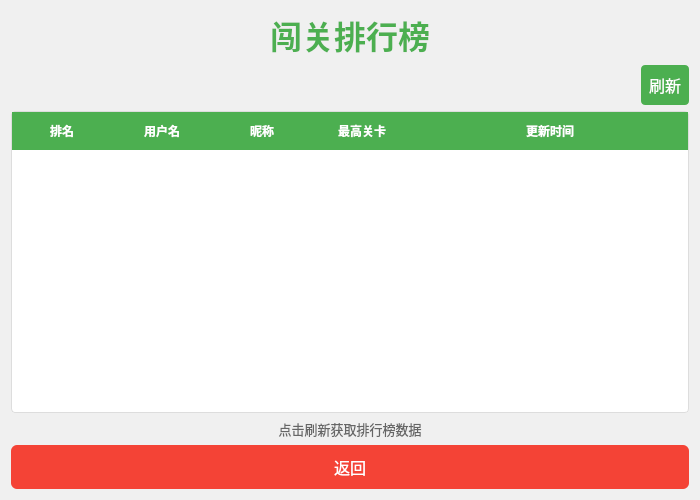
<?xml version="1.0" encoding="UTF-8"?>
<ui version="4.0">
 <class>LevelRankingDialog</class>
 <widget class="QDialog" name="LevelRankingDialog">
  <property name="geometry">
   <rect>
    <x>0</x>
    <y>0</y>
    <width>700</width>
    <height>500</height>
   </rect>
  </property>
  <property name="windowTitle">
   <string>闯关排行榜</string>
  </property>
  <property name="styleSheet">
   <string notr="true">background-color: #f0f0f0;</string>
  </property>
  <layout class="QVBoxLayout" name="verticalLayout">
   <item>
    <widget class="QLabel" name="labelTitle">
     <property name="font">
      <font>
       <family>Arial Unicode MS</family>
       <pointsize>24</pointsize>
       <bold>true</bold>
      </font>
     </property>
     <property name="styleSheet">
      <string notr="true">color: #4CAF50;</string>
     </property>
     <property name="text">
      <string>闯关排行榜</string>
     </property>
     <property name="alignment">
      <set>Qt::AlignCenter</set>
     </property>
    </widget>
   </item>
   <item>
    <layout class="QHBoxLayout" name="horizontalLayoutControls">
     <item>
      <spacer name="horizontalSpacer">
       <property name="orientation">
        <enum>Qt::Horizontal</enum>
       </property>
       <property name="sizeHint" stdset="0">
        <size>
         <width>40</width>
         <height>20</height>
        </size>
       </property>
      </spacer>
     </item>
     <item>
      <widget class="QPushButton" name="btnRefresh">
       <property name="font">
        <font>
         <family>Arial</family>
         <pointsize>12</pointsize>
        </font>
       </property>
       <property name="cursor">
        <cursorShape>PointingHandCursor</cursorShape>
       </property>
       <property name="styleSheet">
        <string notr="true">QPushButton {
    background-color: #4CAF50;
    color: white;
    border: none;
    padding: 8px;
    border-radius: 4px;
}
QPushButton:hover {
    background-color: #45a049;
}</string>
       </property>
       <property name="text">
        <string>刷新</string>
       </property>
       <property name="icon">
        <iconset>
         <normaloff>:/img/refresh.png</normaloff>:/img/refresh.png</iconset>
       </property>
      </widget>
     </item>
    </layout>
   </item>
   <item>
    <widget class="QTableWidget" name="tableWidget">
     <property name="font">
      <font>
       <family>Arial</family>
       <pointsize>11</pointsize>
      </font>
     </property>
     <property name="styleSheet">
      <string notr="true">QTableWidget {
    background-color: white;
    border: 1px solid #ddd;
    border-radius: 4px;
    gridline-color: #f0f0f0;
}

QTableWidget::item {
    padding: 5px;
    border-bottom: 1px solid #f0f0f0;
}

QTableWidget::item:selected {
    background-color: #e8f5e8;
}

QHeaderView::section {
    background-color: #4CAF50;
    color: white;
    padding: 8px;
    border: none;
    font-weight: bold;
}

QTableWidget::item {
    border-bottom: 1px solid #f0f0f0;
}

QTableWidget::item:nth-child(odd) {
    background-color: #f9f9f9;
}</string>
     </property>
     <property name="alternatingRowColors">
      <bool>true</bool>
     </property>
     <property name="selectionMode">
      <enum>QAbstractItemView::SingleSelection</enum>
     </property>
     <property name="selectionBehavior">
      <enum>QAbstractItemView::SelectRows</enum>
     </property>
     <property name="wordWrap">
      <bool>false</bool>
     </property>
     <attribute name="horizontalHeaderMinimumSectionSize">
      <number>80</number>
     </attribute>
     <attribute name="horizontalHeaderStretchLastSection">
      <bool>true</bool>
     </attribute>
     <attribute name="verticalHeaderVisible">
      <bool>false</bool>
     </attribute>
     <column>
      <property name="text">
       <string>排名</string>
      </property>
     </column>
     <column>
      <property name="text">
       <string>用户名</string>
      </property>
     </column>
     <column>
      <property name="text">
       <string>昵称</string>
      </property>
     </column>
     <column>
      <property name="text">
       <string>最高关卡</string>
      </property>
     </column>
     <column>
      <property name="text">
       <string>更新时间</string>
      </property>
     </column>
    </widget>
   </item>
   <item>
    <widget class="QLabel" name="labelStatus">
     <property name="font">
      <font>
       <family>Arial</family>
       <pointsize>10</pointsize>
      </font>
     </property>
     <property name="styleSheet">
      <string notr="true">color: #666666;</string>
     </property>
     <property name="text">
      <string>点击刷新获取排行榜数据</string>
     </property>
     <property name="alignment">
      <set>Qt::AlignCenter</set>
     </property>
    </widget>
   </item>
   <item>
    <widget class="QPushButton" name="btnBack">
     <property name="font">
      <font>
       <family>Arial Unicode MS</family>
       <pointsize>16</pointsize>
      </font>
     </property>
     <property name="cursor">
      <cursorShape>PointingHandCursor</cursorShape>
     </property>
     <property name="styleSheet">
      <string notr="true">QPushButton {
    background-color: #f44336;
    color: white;
    border: none;
    padding: 10px;
    border-radius: 6px;
    font-size: 16px;
}
QPushButton:hover {
    background-color: #d32f2f;
}
QPushButton:pressed {
    background-color: #b71c1c;
}</string>
     </property>
     <property name="text">
      <string>返回</string>
     </property>
    </widget>
   </item>
  </layout>
 </widget>
 <resources/>
 <connections/>
</ui>
